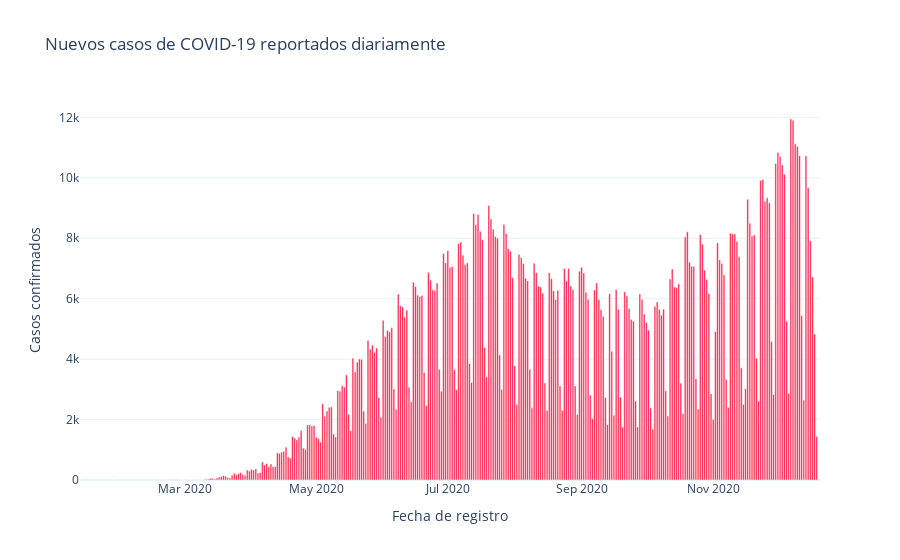
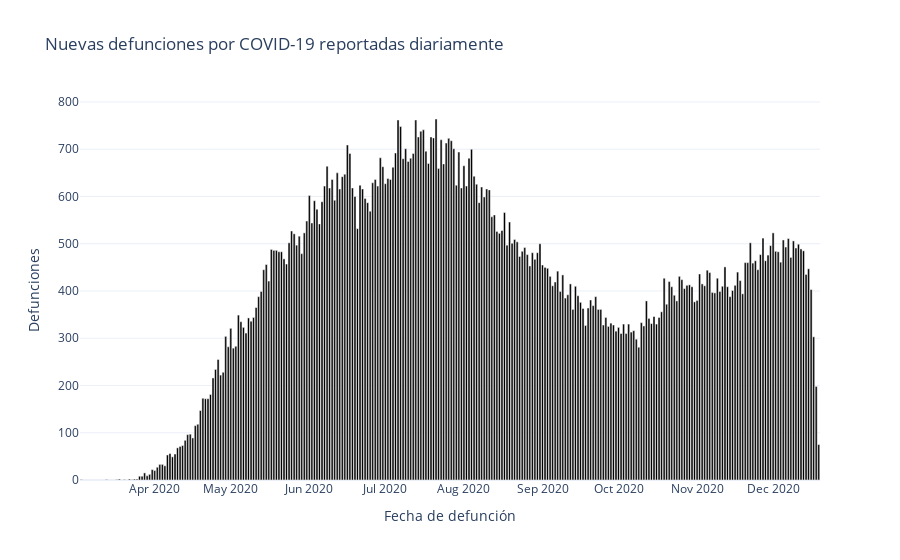

The notebook cell these images were saved under, in order:
### Code cell
# Bar plots for confirmed and death cases .....
fig_bar1_conf = px.bar(x =confirmados_por_fecha["fecha_ingreso"], y = confirmados_por_fecha["confirmados"], 
                    labels= dict(x = "Fecha de registro", y = "Casos confirmados"), title="Nuevos casos de COVID-19 reportados diariamente", width = 900)

fig_bar1_conf.update_traces( marker = dict(color = "#ff1744"))
fig_bar1_conf.show()

fig_bar2_def = px.bar(x = defunciones_por_fecha["fecha_defuncion"], y = defunciones_por_fecha["defunciones"],
                        labels = dict(x = "Fecha de defunción", y = "Defunciones"), title = "Nuevas defunciones por COVID-19 reportadas diariamente", width = 900)

fig_bar2_def.update_traces(marker = dict(color = "black"))
fig_bar2_def.show()

### Figure 1 — Plotly figure (JSON) as saved in the notebook; plotly's stock layout.template omitted (floating-point values rounded to 4 significant figures; data arrays with more than 128 entries replaced by an {"elided": "..."} marker saying what was removed)
{"data": [{"alignmentgroup": "True", "hovertemplate": "Fecha de registro=%{x}<br>Casos confirmados=%{y}<extra></extra>", "legendgroup": "", "marker": {"color": "#ff1744"}, "name": "", "offsetgroup": "", "orientation": "v", "showlegend": false, "textposition": "auto", "type": "bar", "x": {"elided": "302 str values"}, "xaxis": "x", "y": {"elided": "302 int values"}, "yaxis": "y"}], "layout": {"barmode": "relative", "legend": {"tracegroupgap": 0}, "title": {"text": "Nuevos casos de COVID-19 reportados diariamente"}, "width": 900, "xaxis": {"anchor": "y", "domain": [0, 1], "title": {"text": "Fecha de registro"}}, "yaxis": {"anchor": "x", "domain": [0, 1], "title": {"text": "Casos confirmados"}}}}

### Figure 2 — Plotly figure (JSON) as saved in the notebook; plotly's stock layout.template omitted (floating-point values rounded to 4 significant figures; data arrays with more than 128 entries replaced by an {"elided": "..."} marker saying what was removed)
{"data": [{"alignmentgroup": "True", "hovertemplate": "Fecha de defunción=%{x}<br>Defunciones=%{y}<extra></extra>", "legendgroup": "", "marker": {"color": "black"}, "name": "", "offsetgroup": "", "orientation": "v", "showlegend": false, "textposition": "auto", "type": "bar", "x": {"elided": "278 str values"}, "xaxis": "x", "y": {"elided": "278 int values"}, "yaxis": "y"}], "layout": {"barmode": "relative", "legend": {"tracegroupgap": 0}, "title": {"text": "Nuevas defunciones por COVID-19 reportadas diariamente"}, "width": 900, "xaxis": {"anchor": "y", "domain": [0, 1], "title": {"text": "Fecha de defunción"}}, "yaxis": {"anchor": "x", "domain": [0, 1], "title": {"text": "Defunciones"}}}}
